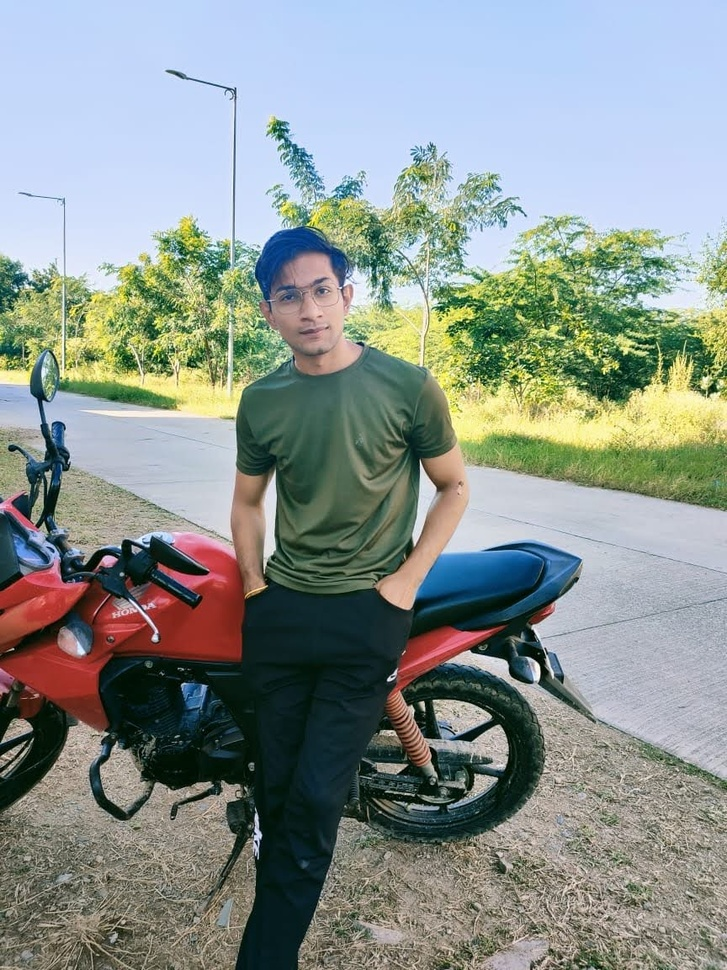
#> input picture MINI_OpenCV_projects/Color detection/nick.jpg, 727 x 970 px, shrunk from 864 x 1152 before the run, found by its file name
$ python 'Image Airthmetics'"'"'s.py'
#> lines starting #> are read from the running program, lines starting #| are printed output that depends on the picture
# Image Airthmetic
import cv2
import numpy as np

img = cv2.imread('nick.jpg')
#> img is the input picture: shape (970, 727, 3); mean B, G, R 142.3, 147.2, 138.1

cv2.imshow('Original ', img)
cv2.waitKey(0)

M = np.ones(img.shape, dtype="uint8") * 150

added = cv2.add(img, M)
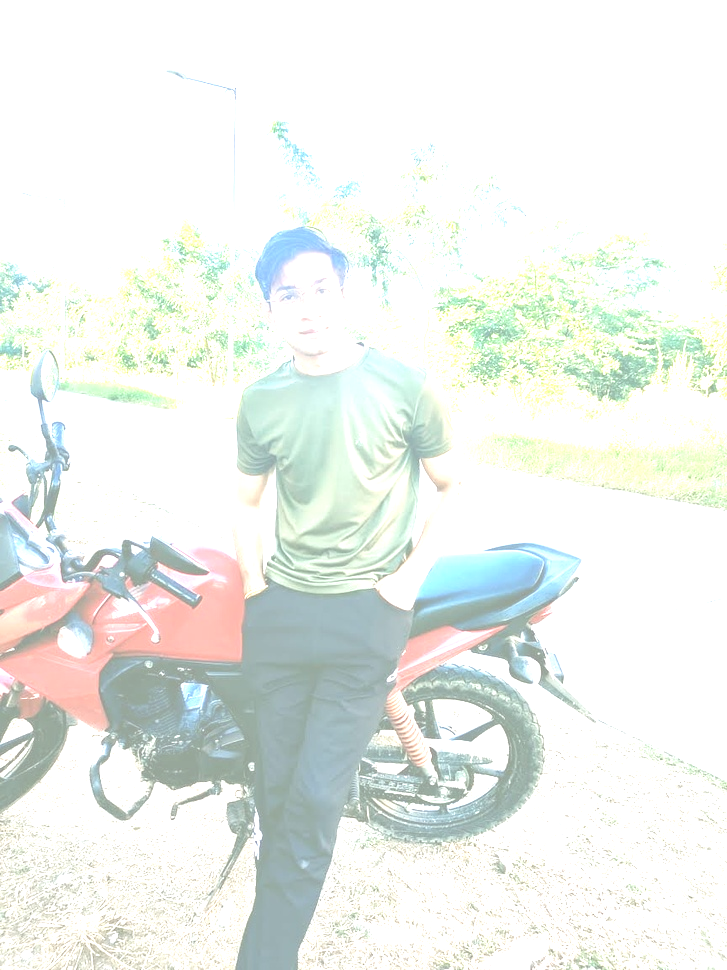
#> added: shape (970, 727, 3); mean B, G, R 236.2, 240.5, 236.2
cv2.imshow('Added', added)

subtracted = cv2.subtract(img, M)
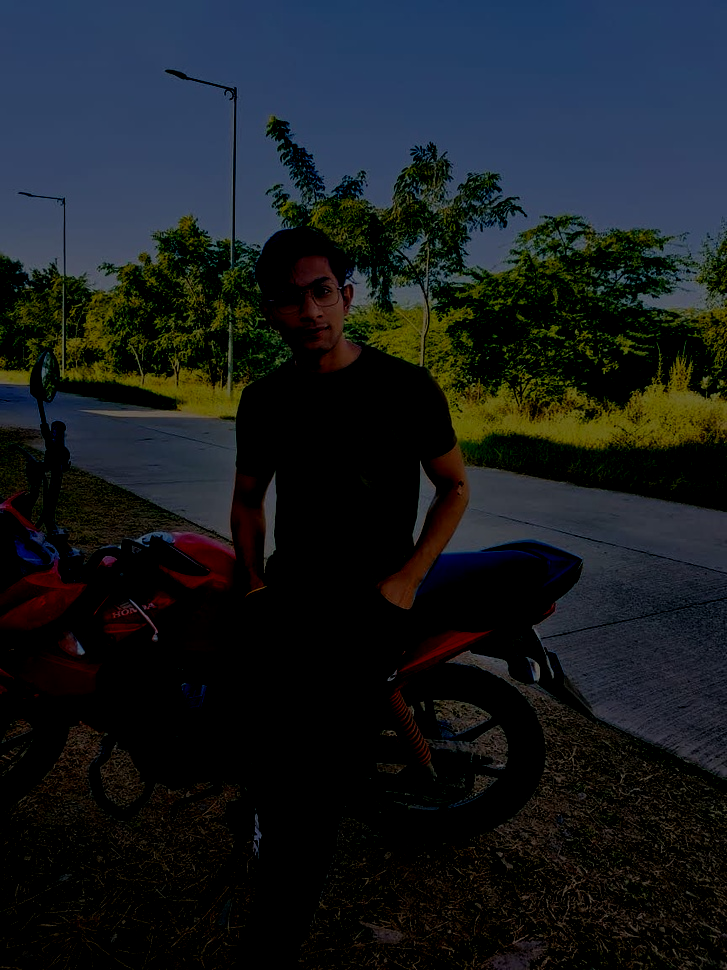
#> subtracted: shape (970, 727, 3); mean B, G, R 31.9, 28.3, 23.5
cv2.imshow('Subtract', subtracted)

mul = cv2.multiply(img, M)
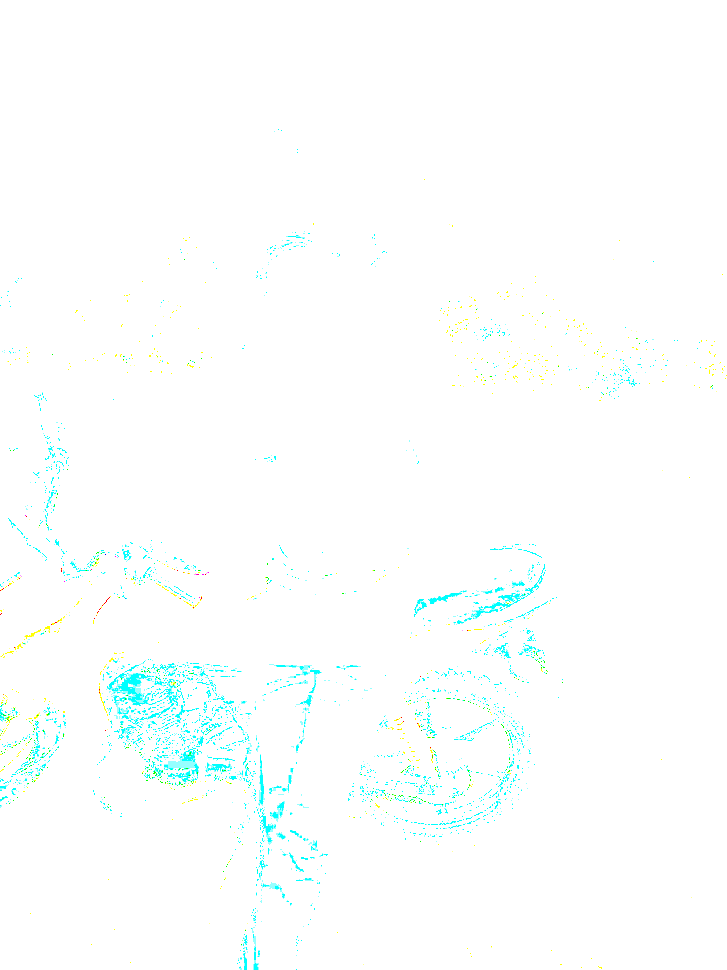
#> mul: shape (970, 727, 3); mean B, G, R 254.4, 255, 251.7
cv2.imshow('Mul', mul)

cv2.waitKey(0)
cv2.destroyAllWindows()

$ run again, with MINI_OpenCV_projects/Color detection/colorpic.jpg copied over MINI_OpenCV_projects/Color detection/nick.jpg
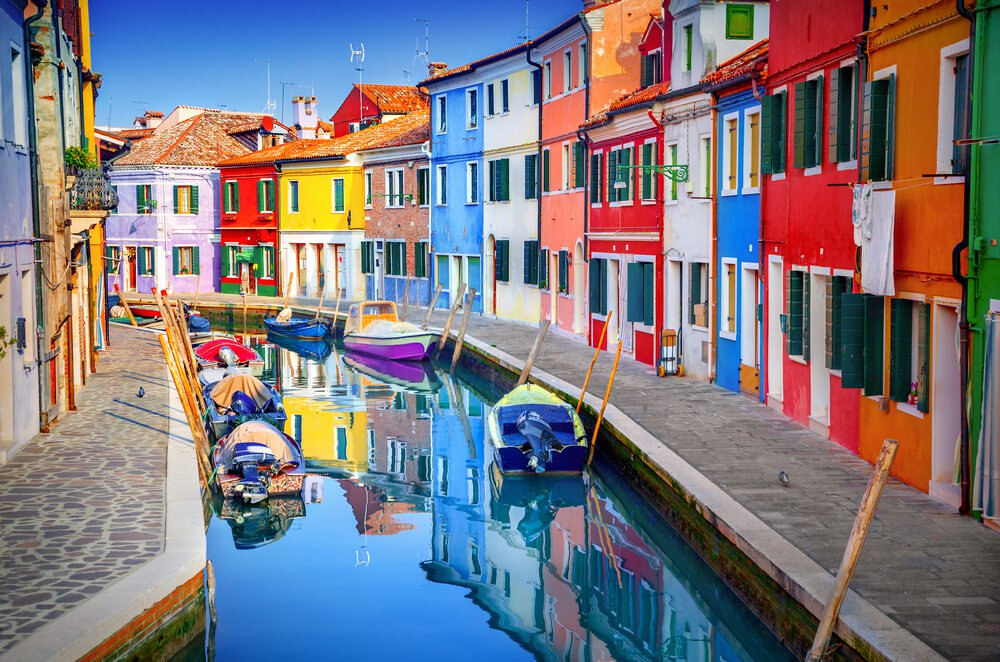
#> input picture MINI_OpenCV_projects/Color detection/colorpic.jpg, 1000 x 662 px, found by its file name
#> img is the input picture: shape (662, 1000, 3); mean B, G, R 127.2, 120.1, 124.8
#> `subtracted = cv2.subtract(img, M)`:
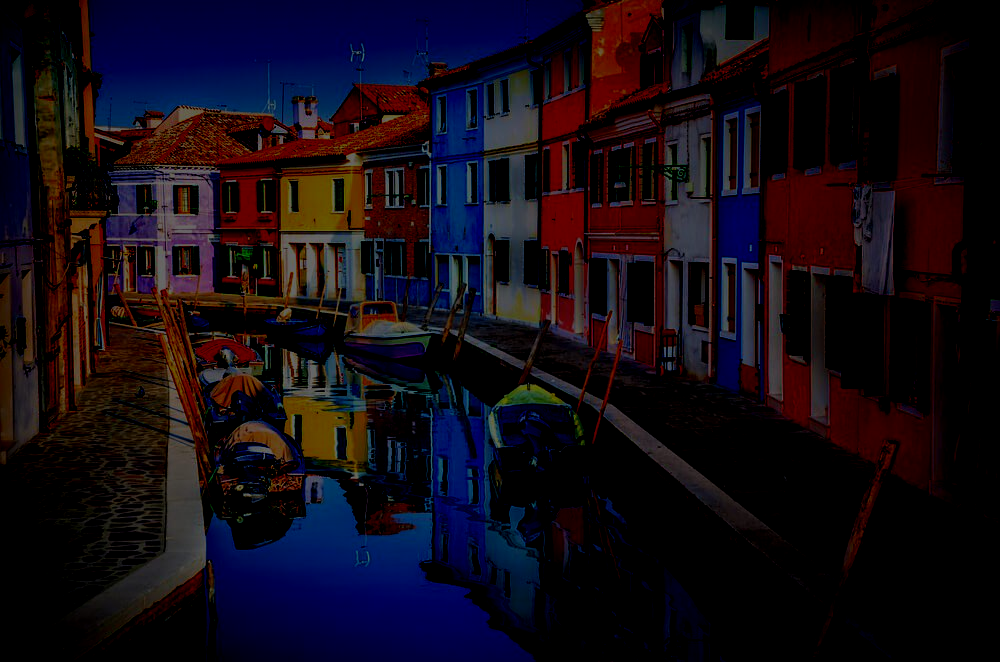
#> subtracted: shape (662, 1000, 3); mean B, G, R 21.3, 11.9, 19.8
#> `mul = cv2.multiply(img, M)`:
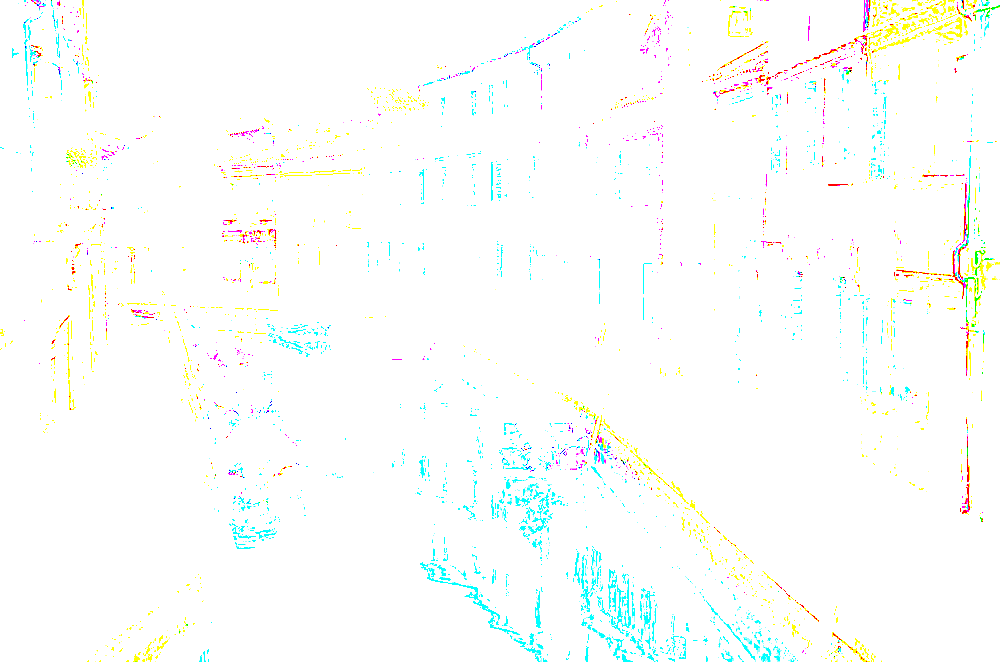
#> mul: shape (662, 1000, 3); mean B, G, R 251.5, 253.7, 251.3
